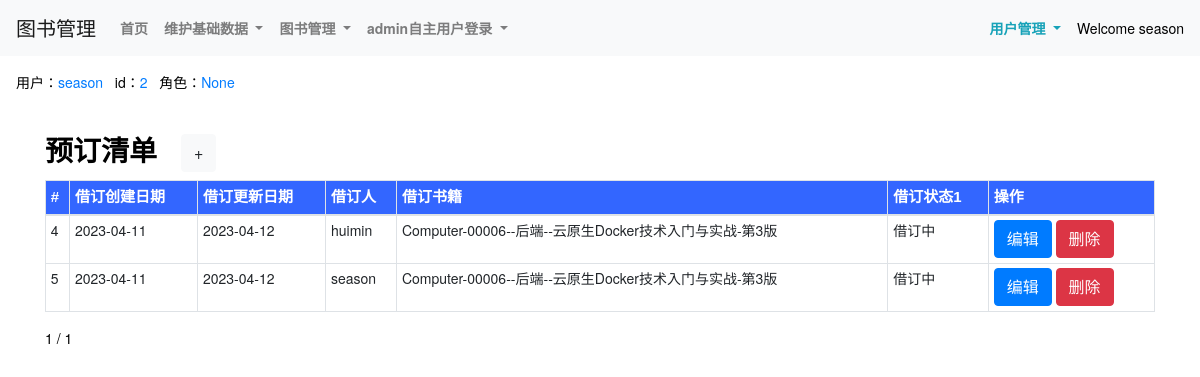
The app's page /theBorrowlist_show/ (signed in), older data.
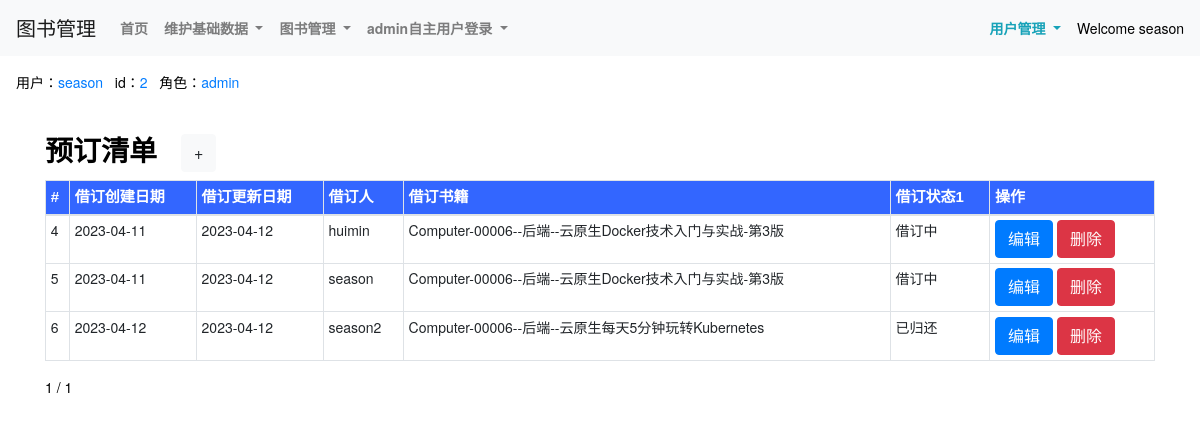
The same page, newer data.
### book/models.py (models this page shows, shortened)
class User(AbstractUser):
    dept = models.CharField(max_length=500,verbose_name=('部门'),blank=True, null=True,)
    age = models.IntegerField(verbose_name=('年龄'),blank=True, null=True,)
    mobilenumber = models.CharField(max_length=500,verbose_name=('电话号码'),blank=True, null=True,)
    role = models.CharField(max_length=500,verbose_name=('角色'),blank=True, null=True,)
    theUser_status1 = models.CharField(max_length=500,verbose_name=('用户状态1'),choices=THEUSERSTATUS_TYPE,default='active')
    field1 = models.CharField(max_length=500,verbose_name=('属性1'),blank=True, null=True,)
    field2 = models.CharField(max_length=500,verbose_name=('属性2'),blank=True, null=True,)
    field3 = models.CharField(max_length=500,verbose_name=('属性3'),blank=True, null=True,)
    field4 = models.CharField(max_length=500,verbose_name=('属性4'),blank=True, null=True,)
    class Meta(AbstractUser.Meta):
        swappable = 'AUTH_USER_MODEL'
    def __str__(self):
        return str(self.username)

class theBorrow(models.Model):
    boid = models.AutoField(primary_key=True)
    theBorrow_add_datetime = models.DateTimeField(max_length=500,verbose_name=('创建日期'),auto_now_add=True)
    theBorrow_update_datetime = models.DateTimeField(max_length=500,verbose_name=('修改日期'),auto_now=True)
    theBorrow_theUser = models.ForeignKey(User,on_delete=models.CASCADE) #related_name='borrow_theUser',
    theBorrow_theBook = models.ForeignKey(theBook,on_delete=models.CASCADE)  #,related_name='borrow_theBook'
    theBorrow_duration = models.IntegerField(verbose_name=('借订天数'),blank=True, null=True,)
    theBorrow_status1 = models.CharField(max_length=500, choices=THEBORROWSTATUS_TYPE, verbose_name=('借订状态1'))
    theBorrow_status2 = models.CharField(max_length=500,verbose_name=('借订状态2'),blank=True, null=True,)
    theBorrow_status3 = models.CharField(max_length=500,verbose_name=('借订状态3'),blank=True, null=True,)
    class Meta:
        verbose_name = ('借订')
        verbose_name_plural = ('借订')
        unique_together = [['theBorrow_theUser','theBorrow_theBook']] # 联合唯一

class theBook(models.Model):
    bid = models.AutoField(primary_key=True)
    theBook_name = models.CharField(max_length=500,verbose_name=('图书名称'),)
    theBook_location = models.ForeignKey(location,blank=True, null=True, on_delete=models.CASCADE,related_name='Book_location')
    theBook_type = models.CharField(max_length=500, verbose_name=('电子书/纸质书'),choices=THEBOOK_TYPE,)
    theBook_category = models.ForeignKey(category,blank=True, null=True, on_delete=models.CASCADE,related_name='Book_category')
    theBook_logo = models.ImageField(max_length=500, verbose_name=('图书照片1'),upload_to='images/')
    theBook_attachment = models.FileField(max_length=10000,verbose_name=('图书附件(备用)'),blank=True, null=True,upload_to='file')
    theBook_status1 = models.CharField(max_length=500,verbose_name=('图书状态1'),choices=THESTATUS_TYPE,)
    theBook_status2 = models.CharField(max_length=500,verbose_name=('图书状态2(备用)'),blank=True, null=True,)
    theBook_status3 = models.CharField(max_length=500,verbose_name=('图书状态3(备用)'),blank=True, null=True,)
    theBook_id = models.CharField(max_length=500,verbose_name=('图书编号(备用)'),blank=True, null=True,)
    theBook_information1 = models.TextField(max_length=10000,verbose_name=('图书信息1'),blank=True, null=True,)
    theBook_information2 = models.TextField(max_length=10000,verbose_name=('图书信息2(备用)'),blank=True, null=True,)
    theBook_information3 = models.TextField(max_length=10000,verbose_name=('图书信息3(备用)'),blank=True, null=True,)
    theBook_information4 = models.TextField(max_length=10000,verbose_name=('图书信息4(备用)'),blank=True, null=True,)
    theBook_information5 = models.TextField(max_length=10000,verbose_name=('图书信息5(备用)'),blank=True, null=True,)
    class Meta:
        verbose_name = ('图书')
        verbose_name_plural = ('图书')
        ordering = ['theBook_category'] # 返回值排序
    def __str__(self):
        return str(self.theBook_category)+str(self.theBook_name)

class category(models.Model):
    cid = models.AutoField(primary_key=True)
    category_id = models.CharField(max_length=500,verbose_name=('分类编号'),)
    category_keyname = models.CharField(max_length=500,verbose_name=('分类主名称'),)
    category_subname = models.CharField(max_length=500,verbose_name=('分类子名称'),)
    class Meta:
        verbose_name = ('分类')
        verbose_name_plural = ('分类')
        ordering = ['category_id'] # 返回值排序
    def __str__(self):
        return str(self.category_id + '--' + self.category_keyname + '--' + self.category_subname)

### book/views.py (the view)
# urls.py: path('theBorrowlist_show/', views.theBorrowlist_show, name='theBorrowlist_show'),
def theBorrowlist_show(request,page=1):
    theBorrowlist = theBorrow.objects.all()
    paginator = Paginator(theBorrowlist, 5)
    try:
        page_obj = paginator.page(page)
    except PageNotAnInteger:
        page_obj = paginator.page(1)
    except EmptyPage:
        page_obj = paginator.page(paginator.num_pages)
    return render(request,'theBorrowlist_show.html',locals())

### templates/theBorrowlist_show.html (shortened to what this page needs)
{% extends 'base.html' %}
{% load static %}
{% block body_block %}
<div class="container">
    <div class="row py-4 align-items-center">
        <div class="col-lg-12 col-md-12 mt-0 table-responsive"  style="background-color: #fff;">
            <h3 class="font-weight-bold">预订清单<a class="ml-4 btn btn-light" href="/theBorrowlist_new/">+</a></h3>
            <table class="table table-striped table-sm table-bordered ">
                <thead>
                    <tr style="color:White;background-color:#3366FF;font-family:微軟正黑體,Tahoma,Arial,微軟雅黑體;font-size:15px;">
                        <th scope="col">#</th>
                        <th scope="col">借订创建日期</th>
                        <th scope="col">借订更新日期</th>
                        <th scope="col">借订人</th>
                        <th scope="col">借订书籍</th>
                        <th scope="col">借订状态1</th>
                        <th scope="col">操作</th>
                    </tr>
                </thead>
                {% for theBorrow in page_obj.object_list %}
                    <td>{{ theBorrow.boid }}</td>
                    <td>{{ theBorrow.theBorrow_add_datetime|date:"Y-m-d" }}</td>
                    <td>{{ theBorrow.theBorrow_update_datetime|date:"Y-m-d" }}</td>
                    <td>{{ theBorrow.theBorrow_theUser }}</td>
                    <td>{{ theBorrow.theBorrow_theBook }}</td>
                    <td>{{ theBorrow.theBorrow_status1 }}</td>
                    <td>
                        <a class="btn btn-primary btn-xs" href="/theBorrowlist_edit/{{ theBorrow.boid }}/">编辑</a>
                        <a class="btn btn-danger btn-xs" href="/theBorrowlist_delete/{{ theBorrow.boid }}/">删除</a>
                    </td>
                {% endfor %}
            </table>
            <div class="pagination">
                <span class="step-links">
                    <span class="current">
                            {{ page_obj.number }} / {{ page_obj.paginator.num_pages }}
                    </span>
                </span>
            </div>
        </div>
    </div>
</div>
<br>
<br>
<br>
<br>
<br>
{% endblock %}

### templates/base.html (shortened to what this page needs)
{% load static %}
<!DOCTYPE html>
<html>
    <head>
        <link href="{% static 'css/bootstrap.css' %}" rel="stylesheet">
        <link href="{% static 'css/font-awesome/css/font-awesome.css' %}" rel="stylesheet">
    </head>
<body>
    {% block nav_block %}
    <nav class="navbar navbar-expand-lg navbar-light bg-light">
        <a class="navbar-brand" href="#">图书管理</a>
        <div class="collapse navbar-collapse" id="navbarSupportedContent">
          <div class="navbar-nav">
            <a class="nav-link  font-weight-bold" href="/" >首页</a>
            <li class="nav-item dropdown">
                <a class="nav-link  font-weight-bold dropdown-toggle" href="/list/" id="navbarDropdown" role="button" data-toggle="dropdown">
                    维护基础数据
                </a>
            </li>
            <li class="nav-item dropdown">
                <a class="nav-link  font-weight-bold dropdown-toggle" href="/list/" id="navbarDropdown" role="button" data-toggle="dropdown">
                    图书管理
                </a>
            </li>
            <li class="nav-item dropdown">
                <a class="nav-link  font-weight-bold dropdown-toggle" href="/list/" id="navbarDropdown" role="button" data-toggle="dropdown">
                    admin自主用户登录
                </a>
            </li>
          </div>
        </div>
        {% if user.is_authenticated %}
            <div class="nav-item dropdown">
                <a class="nav-link active font-weight-bold text-info dropdown-toggle" href="#" id="navbarDropdown" role="button" data-toggle="dropdown">
                    用户管理
                </a>
            </div>
            Welcome {{ user.username }}
        {% else %}
            Please login first.
            <a class="float-right btn btn-primary mx-1 " href="/user_login/">登入</a>
        {% endif %}
    </nav>
    {% endblock %}
    {% block permission_block %}
        {% if request.user.is_authenticated %}
        <div class="m-3">
            用户：<span class="text-primary">{{ request.user.username }}</span>&nbsp;&nbsp;
            id：<span class="text-primary">{{ request.user.id }}</span>&nbsp;&nbsp;
            角色：<span class="text-primary">{{ request.user.role }}</span>&nbsp;&nbsp;
        </div>
        {% endif %}
    {% endblock %}
    {% block body_block %}
    {% endblock %}
</body>
</html>

Row changes from the older to the newer data that the page shows:
changed User "season": user.role "None" → "admin"
added theBorrow: boid "6", theBorrow_add_datetime "2023-04-12", theBorrow_update_datetime "2023-04-12", theBorrow_theUser "season2", theBorrow_theBook "Computer-00006--后端--云原生每天5分钟玩转Kubernetes", theBorrow_status1 "已归还"
